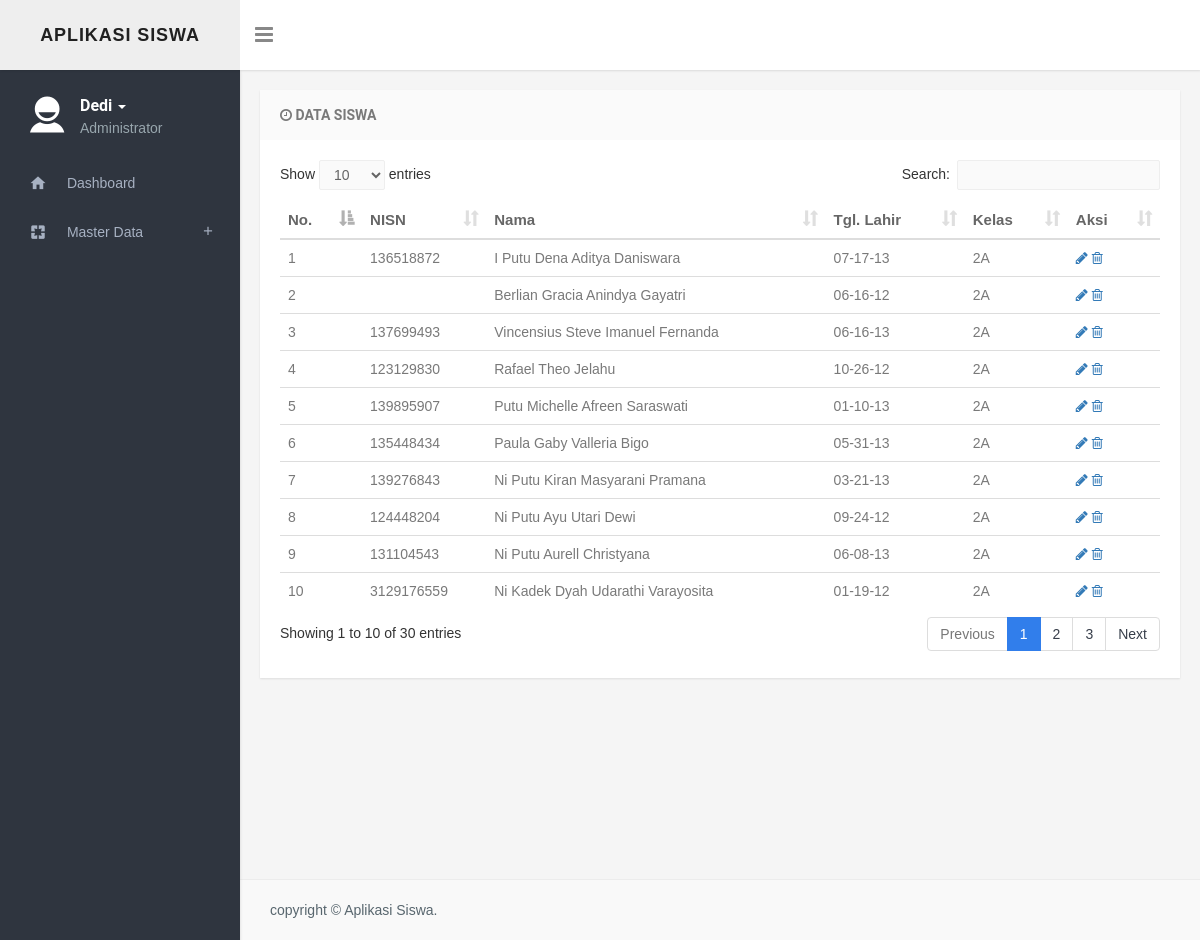
The app's page /index.php (signed in) with its own data.
### tables this page shows
CREATE TABLE IF NOT EXISTS `identitas` (
  `id_identitas` int(5) NOT NULL AUTO_INCREMENT,
  `nama_aplikasi` varchar(100) NOT NULL,
  `email` varchar(50) NOT NULL,
  `tlp` varchar(50) NOT NULL,
  `alamat` text NOT NULL,
  `denda` varchar(10) NOT NULL,
  PRIMARY KEY (`id_identitas`)
);

CREATE TABLE IF NOT EXISTS `user` (
  `id` int(100) NOT NULL AUTO_INCREMENT,
  `nama` varchar(100) NOT NULL,
  `username` varchar(100) NOT NULL,
  `password` varchar(100) NOT NULL,
  `level` enum('Administrator','Karyawan') NOT NULL,
  `alamat` varchar(50) NOT NULL,
  `telp` varchar(20) NOT NULL,
  `gender` enum('Laki laki','Perempuan') NOT NULL,
  PRIMARY KEY (`id`)
);

CREATE TABLE IF NOT EXISTS `siswa` (
  `id` int(10) NOT NULL AUTO_INCREMENT,
  `nisn` varchar(20) NOT NULL,
  `nama` varchar(150) NOT NULL,
  `tanggal_lahir` varchar(50) NOT NULL,
  `jk` varchar(50) NOT NULL,
  `kelas` varchar(10) NOT NULL,
  `alamat` text NOT NULL,
  PRIMARY KEY (`id`)
);

### konten.php (the view, shortened to what this page needs)
		<?php
		$p=isset($_GET['p'])?$_GET['p']:null;
		switch($p){
		default:
			?>
		<div class='panel panel-default'>
        <div class='panel-heading'>
            <h3 class='panel-title'><i class='fa fa-clock-o'></i> Data Siswa</h3>
        </div>  <div class='panel-body'>
        <table id='datatable' class='table table-hover'>
    <thead>
    <tr>
    <th><i class='icon-terminal'></i> No.</th>
    <th><i class='icon-terminal'></i> NISN</th>
    <th><i class='icon-terminal'></i> Nama</th>
    <th><i class='icon-terminal'></i> Tgl. Lahir</th>
    <th><i class='icon-signal'></i> Kelas</th>
    <th><i class='icon-chevron-right'></i> Aksi</th>
    </tr>
    </thead>
    <tbody>
    <?php
$i=1;
$tp=mysql_query("SELECT * FROM siswa ORDER BY id DESC");
while($r=mysql_fetch_array($tp)){
echo"<tr>
    <td>$i</td>
	<td>$r[nisn]</td>
	<td>$r[nama]</td>
	<td>$r[tanggal_lahir]</td>
	<td>$r[kelas]</td>
	<td><a class='on-default edit-row' href='?p=siswa&aksi=edit&id=$r[id]'><i class='fa fa-pencil'></i></a>
	 <a href='$aksi?act=hapus&id=$r[id]' class='on-default remove-row' onClick=\"return confirm('Anda yakin ingin menghapus ini?');\"><i class='fa fa-trash-o'></i></td>
	</tr>";
	$i=$i+1;
	}
			?>
    </tbody>
    </table>
         </div>
          </div>
				<?php
		break;
		}
		?>

### index.php (shortened to what this page needs)
<?php
    if ( !isset($_SESSION['username']) ) {
        header('location:login.php');
    }
    else {
        $usr = $_SESSION['username'];
    }
    $iden=mysql_fetch_array(mysql_query("SELECT * FROM identitas"));
    $query = mysql_query("SELECT * FROM user WHERE username = '$usr'");
    $hasil = mysql_fetch_array($query);
?>
<!DOCTYPE html>
<html>
    <head>
        <link href="css/bootstrap.min.css" rel="stylesheet" />
        <link href="assets/font-awesome/css/font-awesome.min.css" rel="stylesheet" />
        <link href="assets/ionicon/css/ionicons.min.css" rel="stylesheet" />
        <link href="css/material-design-iconic-font.min.css" rel="stylesheet">
        <link href="css/animate.css" rel="stylesheet" />
        <link href="css/waves-effect.css" rel="stylesheet">
        <link href="assets/tagsinput/jquery.tagsinput.css" rel="stylesheet" />
        <link href="assets/toggles/toggles.css" rel="stylesheet" />
        <link href="assets/timepicker/bootstrap-timepicker.min.css" rel="stylesheet" />
        <link href="assets/timepicker/bootstrap-datepicker.min.css" rel="stylesheet" />
        <link href="assets/colorpicker/colorpicker.css" rel="stylesheet" type="text/css" />
        <link href="assets/jquery-multi-select/multi-select.css"  rel="stylesheet" type="text/css" />
        <link href="assets/select2/select2.css" rel="stylesheet" type="text/css" />
        <link href="css/helper.css" rel="stylesheet" type="text/css" />
        <link href="css/style.css" rel="stylesheet" type="text/css" />
        <link href="assets/datatables/jquery.dataTables.min.css" rel="stylesheet" type="text/css" />
    </head>
    <body class="fixed-left">
        <div id="wrapper">
            <div class="topbar">
                <div class="topbar-left">
                    <div class="text-center">
                        <a href="#" class="logo"><span><?php echo $iden[nama_aplikasi]; ?></span></a>
                    </div>
                </div>
                <div class="navbar navbar-default" role="navigation">
                    <div class="container">
                        <div class="">
                            <div class="pull-left">
                                <button class="button-menu-mobile open-left">
                                    <i class="fa fa-bars"></i>
                                </button>
                            </div>
                        </div>
                    </div>
                </div>
            </div>
            <div class="left side-menu">
                <div class="sidebar-inner slimscrollleft">
                    <div class="user-details">
                        <div class="pull-left">
                            <i class="ion-android-contact"></i>
                        </div>
                        <div class="user-info">
                            <div class="dropdown">
                                <a href="#" class="dropdown-toggle" data-toggle="dropdown" aria-expanded="false"><?php echo $hasil['nama']; ?> <span class="caret"></span></a>
                            </div>
                            <p class="text-muted m-0"><?php echo $hasil['level']; ?></p>
                        </div>
                    </div>
                    <div id="sidebar-menu">
                        <ul>
                            <li>
                                <a href="?p=home" class="waves-effect"><i class="md md-home"></i><span> Dashboard</a>
                                </li>
                                <?php if ($hasil['level']=='Administrator') { ?>
                                    <li class="has_sub">
                                        <a href="#" class="waves-effect"><i class="md md-pages"></i><span> Master Data</span><span class="pull-right"><i class="md md-add"></i></span></a>
                                    </li>
                                <?php } ?>
                            </ul>
                        </div>
                    </div>
                </div>
                <div class="content-page">
                    <div class="content">
                        <div class="container">
                            <?php include "konten.php"; ?>
                        </div>
                    </div>
                    <footer class="footer text-left">
                        copyright &copy; Aplikasi Siswa.
                    </footer>
                </div></div>
        </body>
    </html>

### css/waves-effect.css (style rules this page uses)
.waves-effect { position: relative; cursor: pointer; display: inline-block; overflow: hidden; -webkit-user-select: none; -moz-user-select: none; -ms-user-select: none; user-select: none; -webkit-tap-highlight-color: transparent; vertical-align: middle; z-index: 1; will-change: opacity, transform; -webkit-transition: all 0.3s ease-out; -moz-transition: all 0.3s ease-out; -o-transition: all 0.3s ease-out; -ms-transition: all 0.3s ease-out; transition: all 0.3s ease-out; }

### css/helper.css (style rules this page uses)
.m-0 { margin: 0px !important; }

### css/style.css (style rules this page uses)
body { background: #f5f5f5; margin: 0; -webkit-text-size-adjust: 100%; font-family: 'Nunito', sans-serif; }
h1, h2, h3, h4, h5, h6 { margin: 10px 0; }
h3 { line-height: 30px; }
h1, h2, h3, h4, h5, h6 { font-family: 'Roboto', sans-serif; color: #505458; }
* { outline: none !important; }
.container { width: auto; }
.footer { color: #58666e; position: absolute; width: 100%; bottom: 0px; padding: 20px 30px; background-color: #f9f9f9; border-top: 1px solid rgba(0, 0, 0, 0.05); }
#wrapper { width: 100%; height: 100%; position: relative; overflow: hidden; }
.panel { border: none; border-radius: 0px; margin-bottom: 20px; -webkit-box-shadow: 0px 1px 2px 0px rgba(0,0,0,0.1); -moz-box-shadow: 0px 1px 2px 0px rgba(0,0,0,0.1); box-shadow: 0px 1px 2px 0px rgba(0,0,0,0.1); }
.panel .panel-body { padding: 20px; }
.panel-heading { border-radius: 0; border: none !important; padding: 10px 20px; }
.panel-default>.panel-heading { color: #797979; background-color: #fafafa; border-bottom: none; }
.panel-title { font-size: 14px; text-transform: uppercase; font-weight: 600; margin-bottom: 0; margin-top: 0; }
.text-muted { color: #98a6ad; }
.topbar { -webkit-box-shadow: 1px 0 3px 0 rgba(0, 0, 0, 0.2); background: #ffffff; box-shadow: 1px 0 3px 0 rgba(0, 0, 0, 0.2); left: 0px; position: fixed; right: 0; top: 0px; z-index: 999; }
.topbar .topbar-left { background-color: #eeeeee; float: left; height: 70px; position: relative; width: 240px; z-index: 1; }
.logo span { color: #212121 !important; font-size: 18px; font-weight: 700; letter-spacing: .05em; line-height: 70px; text-transform: uppercase; }
.navbar-default { background-color: #ffffff; border-radius: 0px; border: none; margin-bottom: 0px; }
.side-menu { bottom: 0; top: 0; width: 240px; z-index: 2; }
.side-menu.left { background: #2f353f; box-shadow: 0 1px 3px rgba(0, 0, 0, 0.15); position: absolute; top: 70px; }
body.fixed-left .side-menu.left { bottom: 50px; height: 100%; margin-bottom: -70px; margin-top: 0px; padding-bottom: 70px; position: fixed; }
.content-page { margin-left: 240px; overflow: hidden; position: relative; min-height: 940px; }
.content-page > .content { margin-top: 70px; margin-bottom: 60px; padding: 20px 5px 15px 5px; position: relative; }
.button-menu-mobile { background: transparent; border: none; color: #888888; font-size: 21px; line-height: 70px; padding: 0px 15px; }
.sidebar-inner { height: 100%; }
#sidebar-menu, #sidebar-menu ul, #sidebar-menu li, #sidebar-menu a { border: 0; font-weight: normal; line-height: 1; list-style: none; margin: 0; padding: 0; position: relative; text-decoration: none; }
#sidebar-menu { background-color: #2f353f; padding-bottom: 50px; width: 100%; }
#sidebar-menu a { line-height: 1.3; }
#sidebar-menu > ul > li > a { color: #a7b1c2; display: block; padding: 15px 25px; background: #2f353f; }
#sidebar-menu > ul > li > a > span { vertical-align: middle; }
#sidebar-menu > ul > li > a > i { display: inline-block; font-size: 18px; line-height: 17px; margin-left: 3px; margin-right: 15px; text-align: center; vertical-align: middle; width: 20px; }
.user-details { min-height: 80px; padding: 20px; position: relative; }
.user-details i { color: #ffffff; margin-left: 10px; font-size: 36px; font-weight: 600; }
.user-details .user-info { color: #444444; margin-left: 60px; position: relative; z-index: 99999; }
.user-details .user-info a.dropdown-toggle { color: #ffffff; display: block; font-family: 'Roboto', sans-serif; font-size: 16px; font-weight: 600; padding-top: 5px; }
.table { margin-bottom: 10px; }
tbody { color: #797979; }
th { font-size: 15px; color: #666; }
#datatable td { font-weight: normal; }

### records on screen
identitas: nama_aplikasi "APLIKASI SISWA"
user: nama "Dedi", level "Administrator"
siswa: nisn "136518872", nama "I Putu Dena Aditya Daniswara", tanggal_lahir "07-17-13", kelas "2A"
siswa: nama "Berlian Gracia Anindya Gayatri", tanggal_lahir "06-16-12", kelas "2A"
siswa: nisn "137699493", nama "Vincensius Steve Imanuel Fernanda", tanggal_lahir "06-16-13", kelas "2A"
siswa: nisn "123129830", nama "Rafael Theo Jelahu", tanggal_lahir "10-26-12", kelas "2A"
siswa: nisn "139895907", nama "Putu Michelle Afreen Saraswati", tanggal_lahir "01-10-13", kelas "2A"
siswa: nisn "135448434", nama "Paula Gaby Valleria Bigo", tanggal_lahir "05-31-13", kelas "2A"
siswa: nisn "139276843", nama "Ni Putu Kiran Masyarani Pramana", tanggal_lahir "03-21-13", kelas "2A"
siswa: nisn "124448204", nama "Ni Putu Ayu Utari Dewi", tanggal_lahir "09-24-12", kelas "2A"
siswa: nisn "131104543", nama "Ni Putu Aurell Christyana", tanggal_lahir "06-08-13", kelas "2A"
siswa: nisn "3129176559", nama "Ni Kadek Dyah Udarathi Varayosita", tanggal_lahir "01-19-12", kelas "2A"
